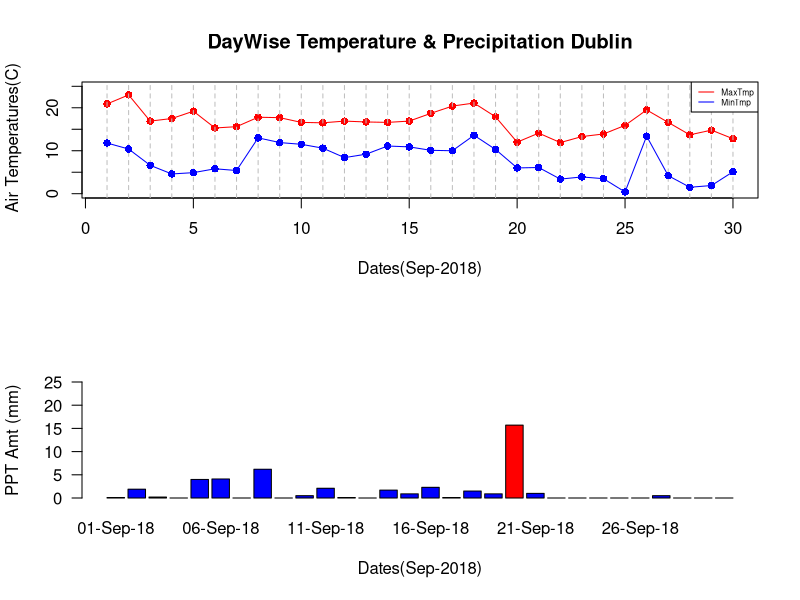
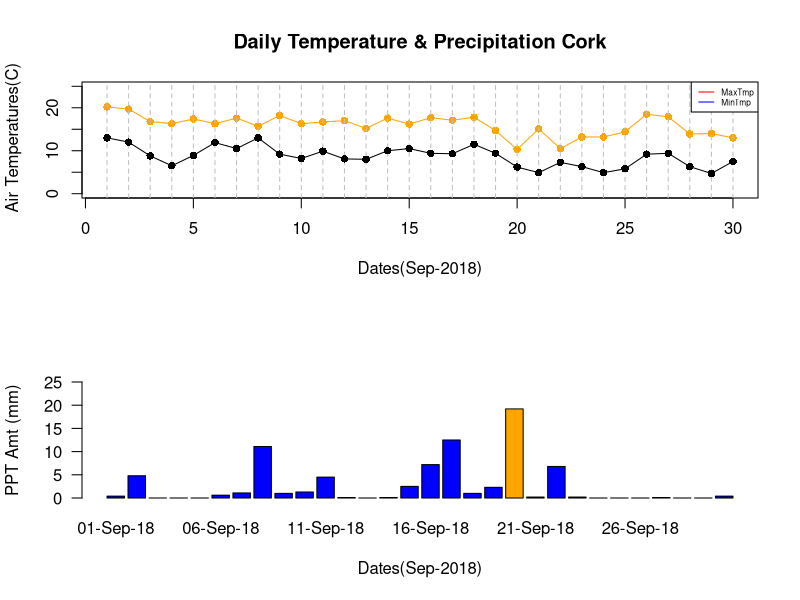
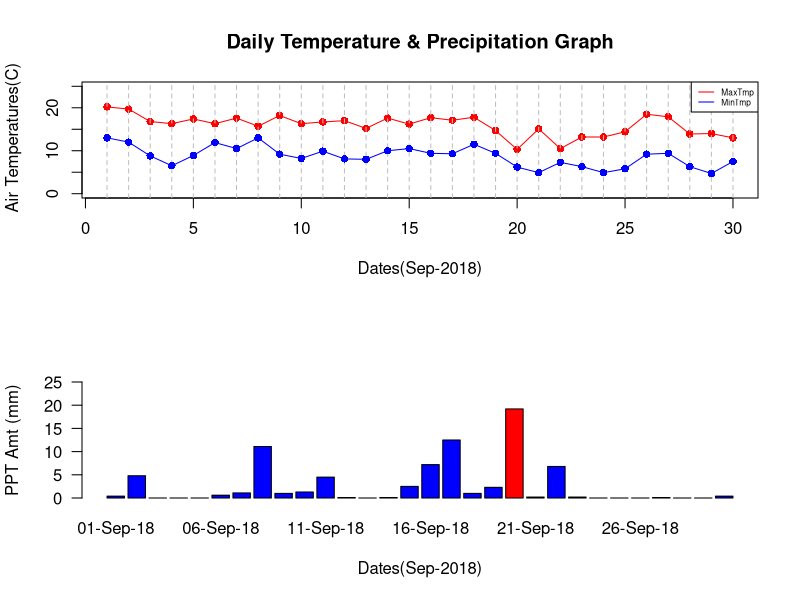
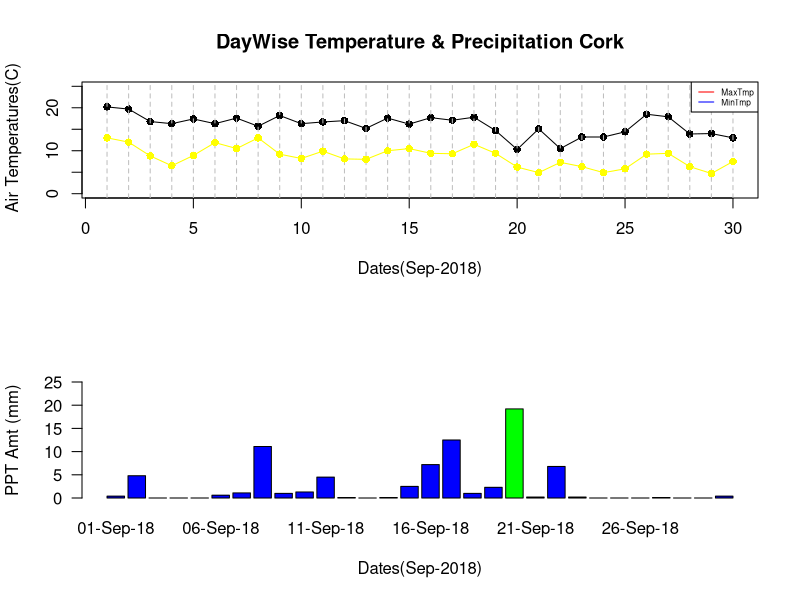

Recreate these plots in R, in order.
## ---- chunk 1
Lawyers = read.csv("Lawyers.csv", header = TRUE)
LitPract <- subset(Lawyers, Practice=='Litigation')
lit<-nrow(LitPract)
total<-nrow(Lawyers)
proportion<-lit/total
cat("Proportion of the lawyers who practice litigation")
cat(format(round(proportion, 2), nsmall = 2))
## ---- chunk 2
pract_corp <- subset(Lawyers,  Practice=='Corporate')
bo_corp <- subset(pract_corp, Office=='Boston')
prov_corp<-subset(pract_corp, Office=='Providence')
Total_Practice_Corp<-nrow(pract_corp)
No_rows_Boston_corp<-nrow(bo_corp)
No_rows_Providence_corp<-nrow(prov_corp)
Proportion_Boston<-No_rows_Boston_corp/Total_Practice_Corp
Proportion_Providence<-No_rows_Providence_corp/Total_Practice_Corp
if (Proportion_Boston > Proportion_Providence) {
  cat('Proportion of lawyers in Boston office that practice corporate law is high which =',Proportion_Boston)
}else
  cat('Proportion of lawyers in Providence office that practice corporate law is high which =',Proportion_Providence)
## ---- chunk 3
Avg_Age<-aggregate(Lawyers$Age, list(Lawyers$Practice, Lawyers$Seniority), mean)
colnames(Avg_Age) <- c('Practice', 'Seniority', 'Average_Age')
print(Avg_Age)
## ---- chunk 4
Off_Age<-Lawyers[,c("Office","Age")]
YMA_Office<-tapply(Off_Age$Age, Off_Age$Office, median)
YMA_Office
cat('Youngest Meadian Age Office is Harvard & Median Age =',YMA_Office[2])
## ---- chunk 5
Rosenbrock_banana <- function(xx) # Function Name
{
total=0 #Need to get running total so assigned initial total value to 0 
#running loop for 1 to n-1 values of vector
for(i in 1:(length(xx)-1)){
  #Doing the running total of all values in vector which we have passed
  total <- total+((100*(xx[i+1]-(xx[i])^2)^2)+(1-xx[i])^2) 
  } 
  return(total) #Returning the Total
}
Rosenbrock_banana(c(.2, .5)) #Function Calling
Rosenbrock_banana(c(.2, .5, .1, .6)) #Function Calling
## ---- chunk 6
recur <- function(xx,i,total)
{
  if(i == 4){
      return(total)#Once it calculates all 4 values passed it return the total
  }  #Doing the running total of all values in vector which we have passed
     total<-total + ((100*(xx[i+1]-(xx[i])^2)^2)+(1-xx[i])^2)
     i<-i+1 #Incrementing i to get to the next values of vector to get the running sum 
     recur(xx,i,total) #Recursive function 
}
recur(c(.2, .5, .1, .6),1,0) #Function Calling with vector values, initial i & initial total value
## ---- chunk 7
start.time <- Sys.time() #Calculating the start time
for (i in 1:100){ #Running the Rosenbrock_banana function 100 times
  Rosenbrock_banana(c(0.2,0.5,0.1,0.6))
}
end.time <- Sys.time()  #Calculating the end time
time.taken <- end.time - start.time #Calculating the time taken
time.taken

#########

start.time <- Sys.time() #Calculating the start time
for (i in 1:100){ #Running the recur function 100 times
  recur(c(0.2,0.5,0.1,0.6),1,0)
}
end.time <- Sys.time()  #Calculating the end time
time.taken <- end.time - start.time #Calculating the time taken
time.taken
## ---- chunk 8
DublinAirport = read.csv("2018_09_Dublin_Airport.csv", header = TRUE)
colnames(DublinAirport) <- c('date','rain','maxtp','mintp')
class(DublinAirport)
DublinAirport
class(DublinAirport)<-'WeatherData'
DublinAirport
## ---- chunk 9
summary.WeatherData <- function(dt) {
rain.mean<-mean(dt$rain)
rain.sd<-sd(dt$rain)
rain.max<-max(dt$rain)
rain.min<-min(dt$rain)
cat("\n\nMean Rain: ",rain.mean)
cat("\nSD Rain: ",rain.sd)
cat("\nMax Rain: ",rain.max)
cat("\nMin Rain: ",rain.min)

maxtmp.mean<-mean(dt$maxtp)
maxtmp.sd<-sd(dt$maxtp)
maxtmp.max<-max(dt$maxtp)
maxtmp.min<-min(dt$maxtp)
cat("\n\nMean MaxTmp: ",maxtmp.mean)
cat("\nSD MaxTmp: ",maxtmp.sd)
cat("\nMax MaxTmp: ",maxtmp.max)
cat("\nMin MaxTmp: ",maxtmp.min)

mintmp.mean<-mean(dt$mintp)
mintmp.sd<-sd(dt$mintp)
mintmp.max<-max(dt$mintp)
mintmp.min<-min(dt$mintp)
cat("\n\nMean MinTmp: ",mintmp.mean)
cat("\nSD MinTmp: ",mintmp.sd)
cat("\nMax MinTmp: ",mintmp.max)
cat("\nMin MinTmp: ",mintmp.min)
}
summary(DublinAirport)
## ---- chunk 10
CorkAirport = read.csv("2018_09_Cork_Airport.csv", header = TRUE)
colnames(CorkAirport) <- c('date','rain','maxtp','mintp')
class(CorkAirport)
class(CorkAirport)<-'WeatherData'
cat('Based on the data for different cities we can that we have different values for Mean,SD,Maxtp & Mintp which is shown below')
summary(CorkAirport)
summary(DublinAirport)
## ---- chunk 11
cat("We observed that average rain in Cork is more than the average rainfall in Dublin. Also the temperature range of more in Dublin.")
cat("\n On the Basis of the above observation, we can say that Dublin is warmer than Cork.")
## ---- chunk 12
plot.WeatherData<-function(dtf,maxi_color1="red",mini_color2="blue",bar_high="red",title="Daily Temperature & Precipitation Graph",is_pt_req=TRUE){
  #print(dtf)
par(mfrow = c(2,1))
plot(dtf$maxtp,type='o',pch=16,ylim=c(0,25),col = maxi_color1,xlab = "Dates(Sep-2018)",ylab =" Air Temperatures(C)",main=title) # add the red line
lines(dtf$mintp, col = mini_color2,type='o',pch=16,las = 1,panel.first =c(abline(v = 1:30, lty = 2, col = 'grey')))
if(is_pt_req==TRUE){
   max_date<-dtf$date[which.max(dtf$maxtp)]
   min_date<-dtf$date[which.min(dtf$mintp)]
   text(max_date,max(dtf$maxtp),label=max(dtf$maxtp))
   text(min_date,min(dtf$mintp),label=min(dtf$mintp))
}
# Add in the legend
legend('topright', legend = c('MaxTmp', 'MinTmp'), lty=c(1,1), cex=.5, 
col = c('red', 'blue'))
maxfac <- 1+(dtf$rai==max(dtf$rain))
barplot(names.arg=dtf$date, dtf$rain,ylim=c(0,25),las = 1,xlab = 'Dates(Sep-2018)',col=c("blue",bar_high)[maxfac],  ylab = "PPT Amt (mm)")
#axis(1, 1:30, labels = TRUE)
#axis(1, at=seq(1,30,1))
}
plot(DublinAirport,maxi_color1 = "red",mini_color2="blue",bar_high = "red",title="DayWise Temperature & Precipitation Dublin",is_pt_req = FALSE)
plot(CorkAirport,maxi_color1 = "orange",mini_color2="black",bar_high = "orange",title="Daily Temperature & Precipitation Cork",is_pt_req = FALSE)
plot(CorkAirport)
plot(CorkAirport,'black','yellow','green',title="DayWise Temperature & Precipitation Cork")
